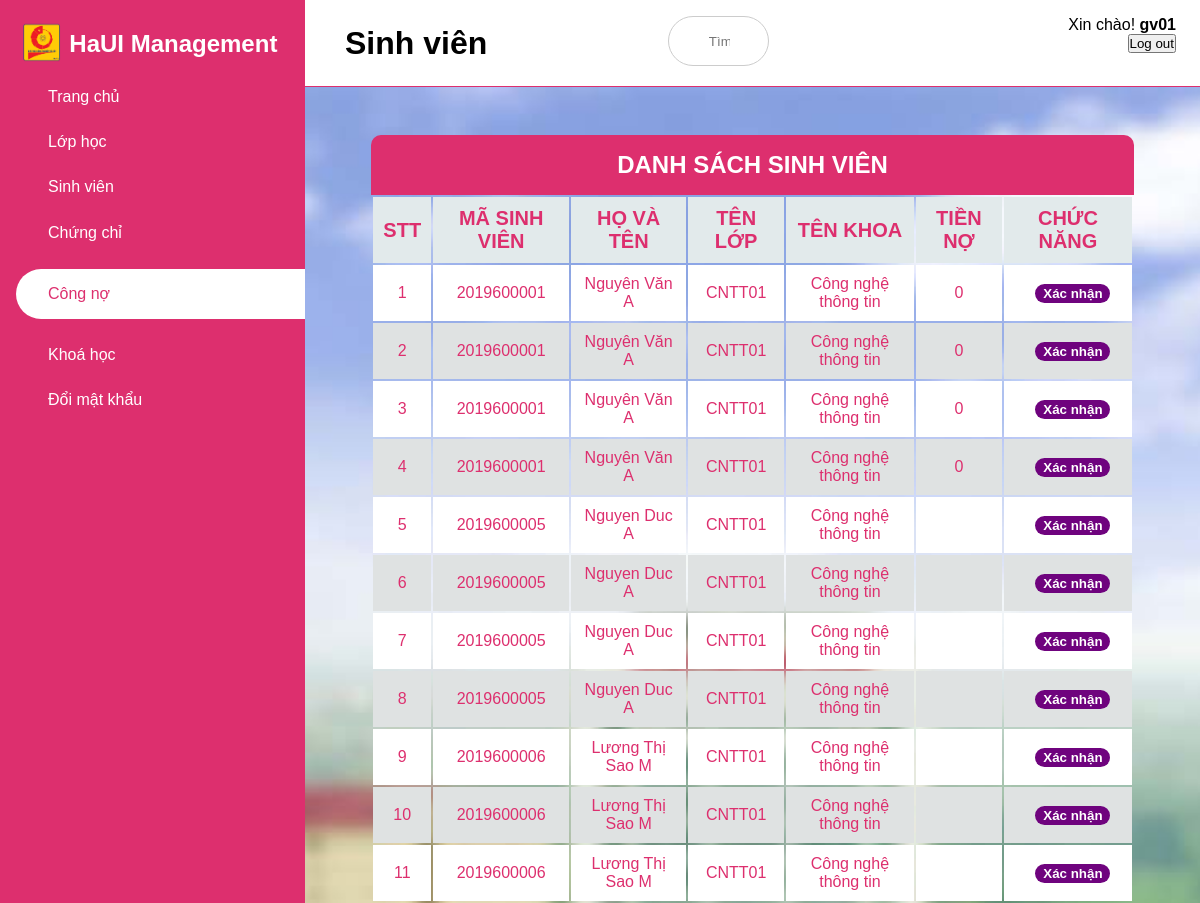
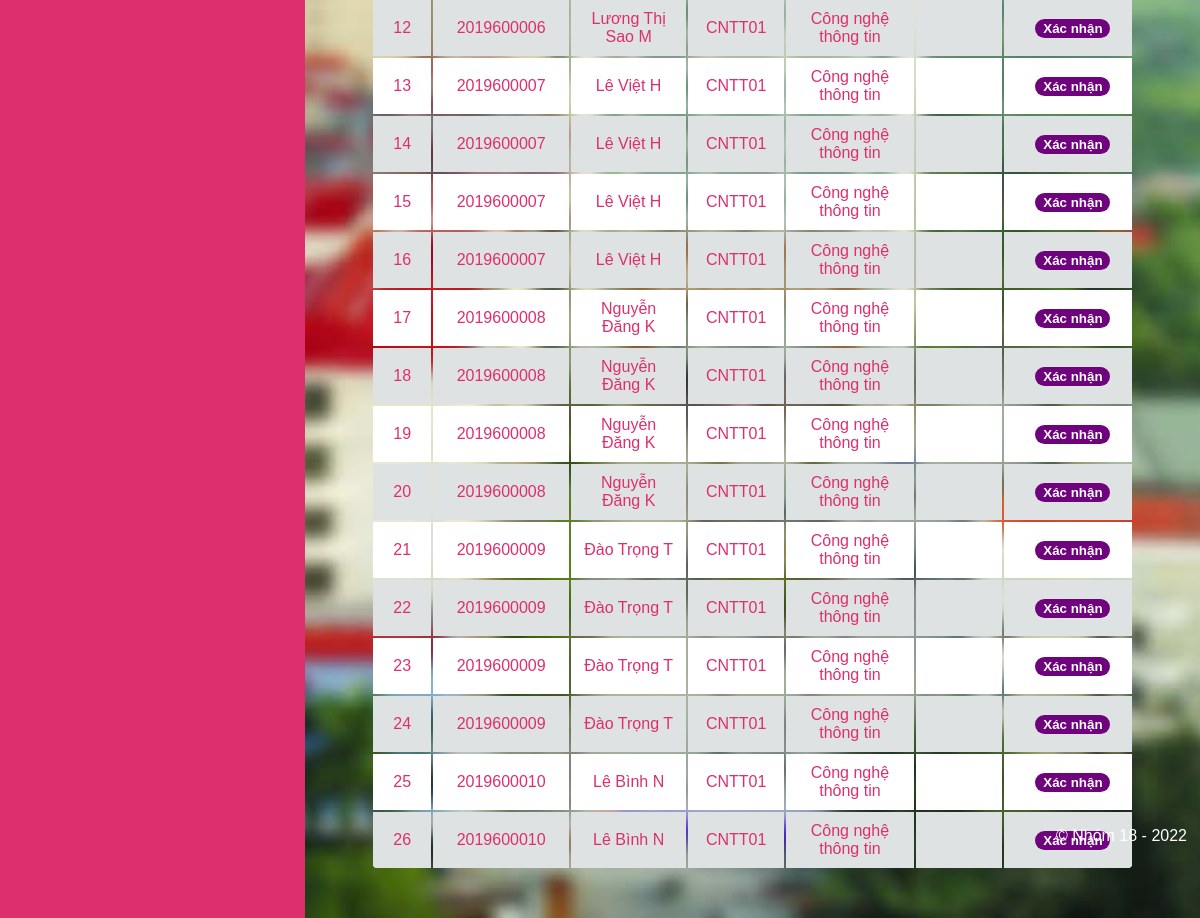
The page /admin/money.php (signed in) on the database its author committed (2 pictures, top to bottom).
### tables this page shows
CREATE TABLE `sinhvien` (
  `id` int(11) NOT NULL,
  `ma_sv` varchar(11) NOT NULL,
  `ten_sv` varchar(255) NOT NULL,
  `ngay_sinh` date NOT NULL,
  `dia_chi` varchar(255) DEFAULT NULL,
  `quoc_tich` varchar(255) DEFAULT NULL,
  `dan_toc` varchar(255) DEFAULT NULL,
  `ton_giao` varchar(255) DEFAULT NULL,
  `cccd` varchar(255) DEFAULT NULL,
  `ngay_cap` date DEFAULT NULL,
  `noi_cap` varchar(255) DEFAULT NULL,
  `anh_mat_truoc` text DEFAULT NULL,
  `anh_mat_sau` text DEFAULT NULL,
  `anh_chan_dung` text DEFAULT NULL,
  `sdt` text NOT NULL,
  `email` text NOT NULL,
  `create_at` timestamp NOT NULL DEFAULT current_timestamp() ON UPDATE current_timestamp(),
  `tk_id` int(11) NOT NULL,
  `lop_id` int(11) NOT NULL,
  `cong_no` double DEFAULT NULL
);

CREATE TABLE `lop` (
  `id` int(11) NOT NULL,
  `ten_lop` varchar(255) NOT NULL,
  `si_so` int(11) NOT NULL,
  `khoa_id` int(11) NOT NULL
);

CREATE TABLE `khoa` (
  `id` int(11) NOT NULL,
  `ten_khoa` varchar(255) NOT NULL
);

### admin/money.php (the view, shortened to what this page needs)
<!DOCTYPE html>
<html lang="en">
<?php include('common/head.php'); ?>
<body>
    <?php $page = "money";
    include('common/menu.php'); ?>
    <div class="main-content">
        <header>
            <div class="name-content" style="line-height: 55px; width: 30%;">
                <h1>
                    <label for="nav-toggle">
                        <span class="las la-bars">
                        </span>
                    </label>
                    Sinh viên
                </h1>
            </div>
            <?php include('common/search.php'); ?>
            <?php include('common/logout.php'); ?>
        </header>
        <main>
            <div class="main-table">
                <h2>DANH SÁCH SINH VIÊN</h2>
                <div class="list-student">
                    <table class="module-table">
                        <tr>
                            <th>STT</th>
                            <th>Mã sinh viên</th>
                            <th>Họ và tên</th>
                            <th>Tên lớp</th>
                            <th>Tên khoa</th>
                            <th>Tiền nợ</th>
                            <th>Chức năng</th>
                        </tr>
                        <?php
                        include('../connection.php');
                        $sql = "SELECT diem.id, ma_sv, ten_sv, ten_lop, ten_khoa, cong_no FROM sinhvien INNER JOIN lop ON  sinhvien.lop_id = lop.id
                        INNER JOIN khoa ON lop.khoa_id = khoa.id INNER JOIN diem ON diem.sv_id = sinhvien.id";
                        $query = mysqli_query($conn, $sql);
                        $i = 0;
                        if ($query) {
                            foreach ($query as $item) {
                                $i++;
                                echo "<tr>";
                                echo "<td>$i</td>";
                                echo "<td>" . $item['ma_sv'] . "</td>";
                                echo "<td>" . $item['ten_sv'] . "</td>";
                                echo "<td>" . $item['ten_lop'] . "</td>";
                                echo "<td>" . $item['ten_khoa'] . "</td>";
                                echo "<td>" . $item['cong_no'] . "</td>";
                                echo "<td style='text-align: center;'> <a href='function/money/addMoney.php?id=" . $item['id'] . "'><input class='btnChapNhan' type='button' value='Xác nhận'></a></td>";
                            }
                        } else {
                            echo "<p>Query errors!</p>";
                        }
                        ?>
                    </table>
                </div>
            </div>
        </main>
    </div>
</body>
</html>

### admin/assets/frontend/css/style.css (style rules this page uses)
:root { --main-coler: #dd2f6e; --color-dark: #1d2231; --text-grey: #8390a2; --baseColor: #dd2f6e; --borderRadius: 10px; --imageBig: 100px; --imageSmall: 60px; --padding: 10px; }
* { padding: 0; margin: 0; box-sizing: border-box; list-style-type: none; text-decoration: none; font-family: "Poppins", sans-serif; }
.main-content { transition: margin-left 300ms; margin-left: 305px; }
header { height: 87px; display: flex; justify-content: space-between; padding: 1rem 1.5rem; position: fixed; align-content: center; left: 305px; width: calc(100% - 305px); top: 0; z-index: 100; transition: left 300ms; background: white; border-bottom: 1px solid var(--main-coler); }
header label span { font-size: 1.7rem; padding-right: 1rem; }
main { margin-top: 87px; padding: 2rem 1.5rem; min-height: 100vh; background-image: url("../images/cover.jpg"); background-position: center; background-repeat: no-repeat; background-size: cover; }
.main-table h2 { background-color: var(--baseColor); color: white; font-size: 1.5em; padding: 1rem; text-align: center; text-transform: uppercase; }
.main-table { border: 1px solid darken(--baseColor, 5%); border-radius: var(--borderRadius); max-width: calc(100% - 2em); margin: 1em auto; overflow: hidden; width: 90%; }
.module-table { width: 100%; table-layout: auto; }
table td, th { color: var(--baseColor, 10%); padding: var(--padding); }
table td { text-align: center; vertical-align: middle; }
table td:last-child { font-size: 0.95em; line-height: 1.4; text-align: left; }
table th { background-color: #e2eaeb; font-weight: bold; font-size: 20px; text-transform: uppercase; }
table tr:nth-child(2n) { background-color: white; }
table tr:nth-child(2n + 1) { background-color: #dfe2e2; }
table .btnChapNhan { width: 75px; border-radius: 10px; border-color: transparent; background-color: #6f037e; color: white; font-weight: bold; table-layout: fixed; margin-left: 10px; }

### rows shown on the page
sinhvien: ma_sv "2019600001", ten_sv "Nguyên Văn A", lop.ten_lop "CNTT01", khoa.ten_khoa "Công nghệ thông tin", cong_no "0"
sinhvien: ma_sv "2019600005", ten_sv "Nguyen Duc A", lop.ten_lop "CNTT01", khoa.ten_khoa "Công nghệ thông tin"
sinhvien: ma_sv "2019600006", ten_sv "Lương Thị Sao M", lop.ten_lop "CNTT01", khoa.ten_khoa "Công nghệ thông tin"
sinhvien: ma_sv "2019600007", ten_sv "Lê Việt H", lop.ten_lop "CNTT01", khoa.ten_khoa "Công nghệ thông tin"
sinhvien: ma_sv "2019600008", ten_sv "Nguyễn Đăng K", lop.ten_lop "CNTT01", khoa.ten_khoa "Công nghệ thông tin"
sinhvien: ma_sv "2019600009", ten_sv "Đào Trọng T", lop.ten_lop "CNTT01", khoa.ten_khoa "Công nghệ thông tin"
sinhvien: ma_sv "2019600010", ten_sv "Lê Bình N", lop.ten_lop "CNTT01", khoa.ten_khoa "Công nghệ thông tin"

### other values the page prints
$username "gv01"
